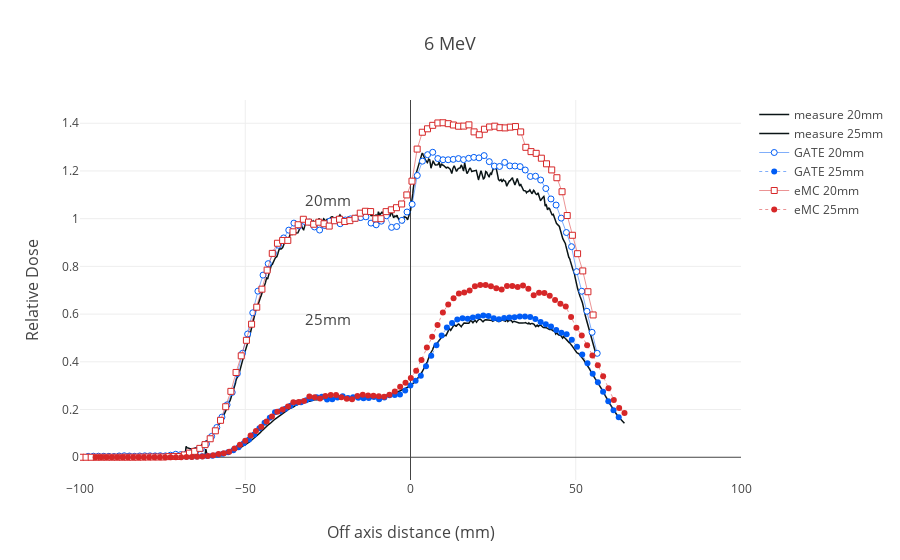

The code cell stored with this chart in its notebook:
### Code cell
# Plot profil or PDD with plotly      
trace1 = go.Scatter(
    x = mes1X,
    y = mes1Y,
    mode='line',
    name='measure '+depth1+'mm',
    line = dict(
        color = ('rgba(10, 20, 22, 10)'),
        width = 1.5,
    )
)

trace2 = go.Scatter(
    x = mes2X,
    y = mes2Y,
    mode='lines',
    name='measure '+depth2+'mm',
    line = dict(
        color = ('rgba(10, 20, 22, 10)'),
        width = 1.5,
        #dash = 'dot'
    ),
    showlegend = True
)


trace3 = go.Scatter(
    x = gate1X2,
    y = gate1Y2,
    mode='lines+markers',
    name='GATE '+depth1+'mm',
    line = dict(
        color = ('rgba(0, 92, 245, 100)'),
        width = 0.5,
        dash = 'line', 
         
    ),
    
    marker = dict(
        color= ('rgba(255, 255, 255, 100)'),
        line= dict(
            color = ('rgba(0, 92, 245, 100)'),
            width = 1     
                  )
            )
)

trace4 = go.Scatter(
    x = gate2X2,
    y = gate2Y2,
    mode='lines+markers',
    name='GATE '+depth2+'mm',
    line = dict(
        color = ('rgba(0, 92, 245, 100)'),
        width = 0.5,
        dash = 'dot', 
         
    ),
    showlegend = True
)

trace5 = go.Scatter(
    x = emc1X2,
    y = emc1Y2,
    mode='lines+markers',
    name='eMC '+depth1+'mm',
    line = dict(
        color = ('rgba(214, 39, 40, 100)'),
        width = 0.5,
        dash = 'line', 
         
    ),
    marker = dict(
        symbol='square',
        color= ('rgba(255, 255, 255, 100)'),
        
        line= dict(
            color = ('rgba(214, 39, 40, 100)'),
            width = 1     
                  )
    ),
)


trace6 = go.Scatter(
    x = emc2X2,
    y = emc2Y2,
    mode='lines+markers',
    name='eMC '+depth2+'mm',
    line = dict(
        color = ('rgba(214, 39, 40, 100)'),
        width = 0.5,
        dash = 'dot', 
         
    ),
    showlegend = True
)




layout1= go.Layout(
    title=energy+' MeV',
    titlefont=dict(size=18),
    xaxis=dict(
        range=[-100, 100],
        title='Off axis distance (mm)',
        titlefont=dict(
            size=16
        )
),      
    yaxis=dict(
        title='Relative Dose',
        titlefont=dict(
        size=16)
    ),
    
     annotations=[
        dict(
            x=-25,
            y=1.08,
            xref='gateX2',
            yref='gateY2',
            showarrow=False, 
            text= depth1 +'mm',
            font=dict(
            size=15,
            )
     ),
        dict(
            x=-25,
            y=0.58,
            xref='gateX2',
            yref='gateY2',
            showarrow=False, 
            text= depth2 +'mm',
            font=dict(
            size=15,
            )
     )              
    ],
    showlegend = True
    
)
data1 = [trace1, trace2, trace3, trace4, trace5, trace6]
fig1= go.Figure(data=data1, layout=layout1)
py.iplot(fig1, filename='plot_'+name1+name2, image='svg')
